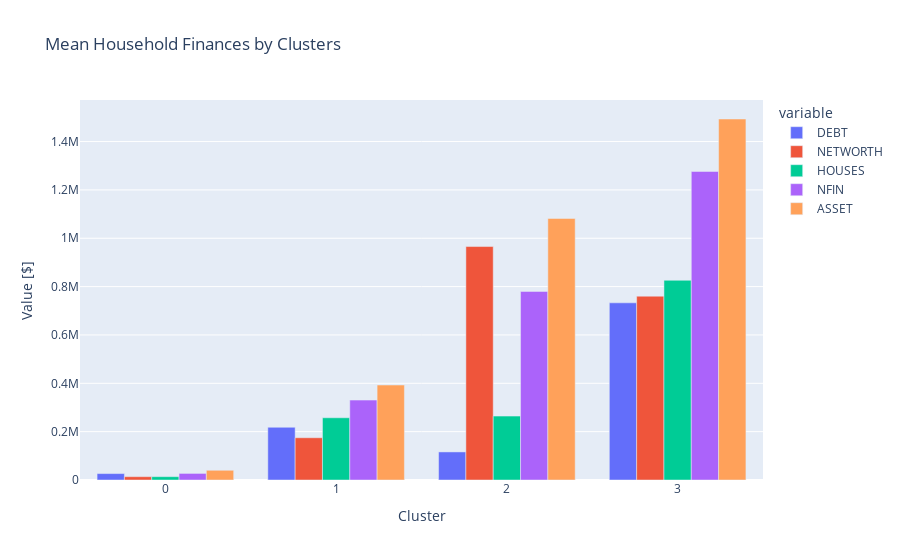

The code cell stored with this chart in its notebook:
### Markdown cell above
- Plotting chart

### Code cell
fig = px.bar(
    xgb,
    barmode ="group",
    title = "Mean Household Finances by Clusters"
)

fig.update_layout(xaxis_title = "Cluster", yaxis_title= "Value [$]")
fig.show()

### Figure 1 — Plotly figure (JSON) as saved in the notebook; plotly's stock layout.template omitted (floating-point values rounded to 4 significant figures)
{"data": [{"alignmentgroup": "True", "hovertemplate": "variable=DEBT<br>index=%{x}<br>value=%{y}<extra></extra>", "legendgroup": "DEBT", "marker": {"color": "#636efa", "pattern": {"shape": ""}}, "name": "DEBT", "offsetgroup": "DEBT", "orientation": "v", "showlegend": true, "textposition": "auto", "type": "bar", "x": [0, 1, 2, 3], "xaxis": "x", "y": [26550.0, 218100.0, 116200.0, 732900.0], "yaxis": "y"}, {"alignmentgroup": "True", "hovertemplate": "variable=NETWORTH<br>index=%{x}<br>value=%{y}<extra></extra>", "legendgroup": "NETWORTH", "marker": {"color": "#EF553B", "pattern": {"shape": ""}}, "name": "NETWORTH", "offsetgroup": "NETWORTH", "orientation": "v", "showlegend": true, "textposition": "auto", "type": "bar", "x": [0, 1, 2, 3], "xaxis": "x", "y": [13680.0, 174700.0, 965800.0, 760400.0], "yaxis": "y"}, {"alignmentgroup": "True", "hovertemplate": "variable=HOUSES<br>index=%{x}<br>value=%{y}<extra></extra>", "legendgroup": "HOUSES", "marker": {"color": "#00cc96", "pattern": {"shape": ""}}, "name": "HOUSES", "offsetgroup": "HOUSES", "orientation": "v", "showlegend": true, "textposition": "auto", "type": "bar", "x": [0, 1, 2, 3], "xaxis": "x", "y": [13750.0, 257400.0, 264300.0, 826100.0], "yaxis": "y"}, {"alignmentgroup": "True", "hovertemplate": "variable=NFIN<br>index=%{x}<br>value=%{y}<extra></extra>", "legendgroup": "NFIN", "marker": {"color": "#ab63fa", "pattern": {"shape": ""}}, "name": "NFIN", "offsetgroup": "NFIN", "orientation": "v", "showlegend": true, "textposition": "auto", "type": "bar", "x": [0, 1, 2, 3], "xaxis": "x", "y": [27230.0, 330600.0, 780100.0, 1276000.0], "yaxis": "y"}, {"alignmentgroup": "True", "hovertemplate": "variable=ASSET<br>index=%{x}<br>value=%{y}<extra></extra>", "legendgroup": "ASSET", "marker": {"color": "#FFA15A", "pattern": {"shape": ""}}, "name": "ASSET", "offsetgroup": "ASSET", "orientation": "v", "showlegend": true, "textposition": "auto", "type": "bar", "x": [0, 1, 2, 3], "xaxis": "x", "y": [40230.0, 392800.0, 1082000.0, 1493000.0], "yaxis": "y"}], "layout": {"barmode": "group", "legend": {"title": {"text": "variable"}, "tracegroupgap": 0}, "title": {"text": "Mean Household Finances by Clusters"}, "xaxis": {"anchor": "y", "domain": [0, 1], "title": {"text": "Cluster"}}, "yaxis": {"anchor": "x", "domain": [0, 1], "title": {"text": "Value [$]"}}}}
